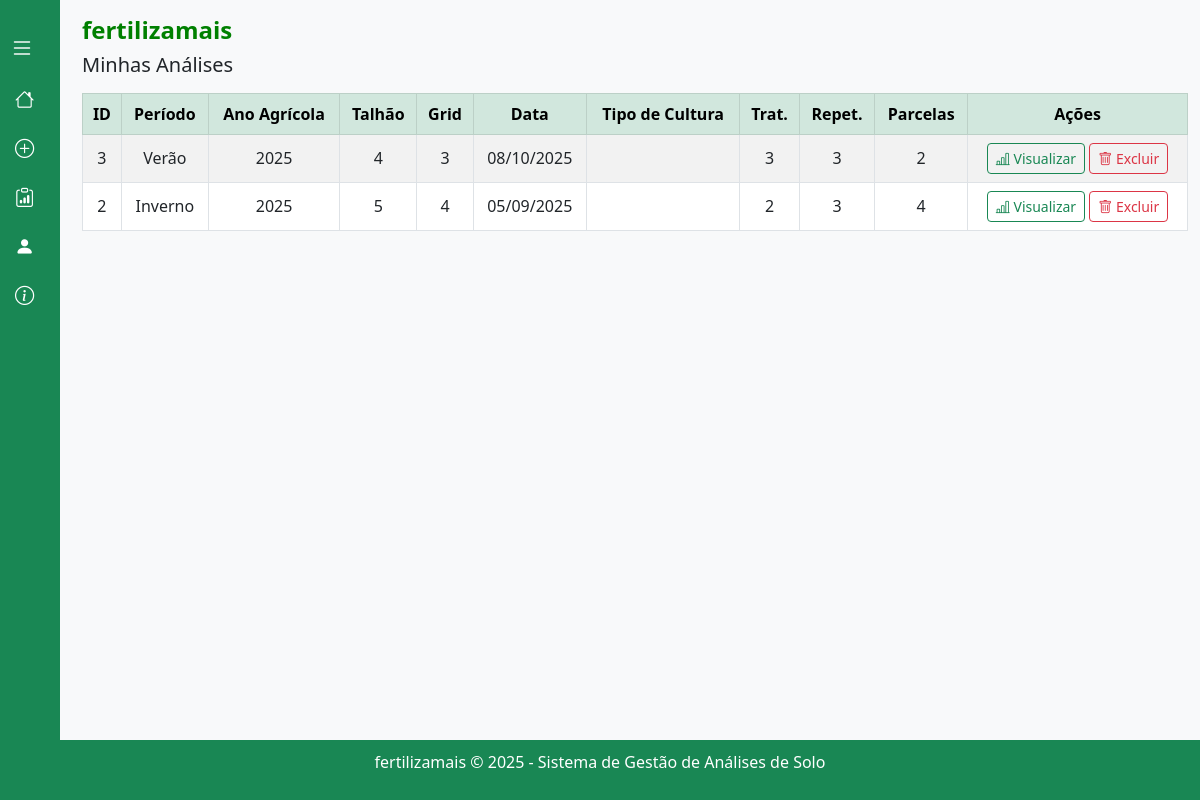
/analises.php (signed in), run on an earlier commit of the app's database.
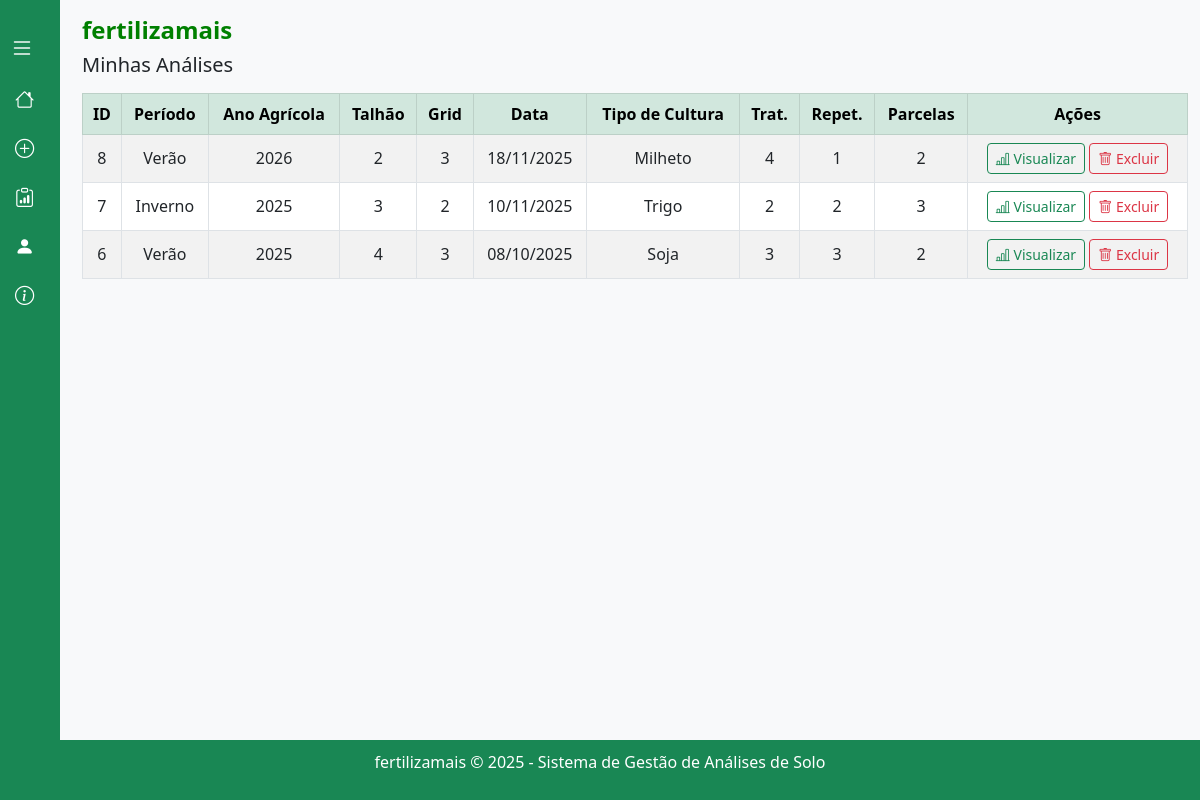
And on a later commit of the database.
### tables this page shows
CREATE TABLE analises (
    id INTEGER PRIMARY KEY AUTOINCREMENT,
    usuario TEXT,
    periodo TEXT,
    anoAgricola TEXT,
    talhao TEXT,
    grid TEXT,
    dataAnalise TEXT,
    numTratamentos INTEGER,
    numRepeticoes INTEGER,
    numParcelas INTEGER,
    -- Solo Antes
    argilaAntes TEXT,
    phH2OAntes TEXT,
    smpAntes TEXT,
    moAntes TEXT,
    pAntes TEXT,
    kAntes TEXT,
    mgAntes TEXT,
    alValorAntes TEXT,
    alAntes TEXT,
    caAntes TEXT,
    ctcAntes TEXT,
    mgkAntes TEXT,
    halAntes TEXT,
    camgAntes TEXT,
    cakAntes TEXT,
    cuAntes TEXT,
    sAntes TEXT,
    znAntes TEXT,
    mnAntes TEXT,
    bAntes TEXT,
    feAntes TEXT,
    ceAntes TEXT,
    -- Solo Depois
    argilaDepois TEXT,
    phH2ODepois TEXT,
    smpDepois TEXT,
    moDepois TEXT,
    pDepois TEXT,
    kDepois TEXT,
    mgDepois TEXT,
    alValorDepois TEXT,
    alDepois TEXT,
    caDepois TEXT,
    ctcDepois TEXT,
    mgkDepois TEXT,
    halDepois TEXT,
    camgDepois TEXT,
    cakDepois TEXT,
    cuDepois TEXT,
    sDepois TEXT,
    znDepois TEXT,
    mnDepois TEXT,
    bDepois TEXT,
    feDepois TEXT,
    ceDepois TEXT
, tipoCultura TEXT);

### analises.php (the view, shortened to what this page needs)
<?php
$db = new PDO("sqlite:fertilizaMais.db");
$usuario = $_SESSION['usuario'];
$stmt = $db->prepare("SELECT id, periodo, anoAgricola, talhao, tipoCultura, grid, dataAnalise, numTratamentos, numRepeticoes, numParcelas FROM analises WHERE usuario = ? ORDER BY id DESC");
$stmt->execute([$usuario]);
$analises = $stmt->fetchAll(PDO::FETCH_ASSOC);
?>
<!DOCTYPE html>
<html lang="pt-br">
<head>
    <link href="https://cdn.jsdelivr.net/npm/bootstrap@5.3.0/dist/css/bootstrap.min.css" rel="stylesheet">
    <link href="https://cdn.jsdelivr.net/npm/bootstrap-icons@1.10.0/font/bootstrap-icons.css" rel="stylesheet">
</head>
<body>
    <div class="sidebar" id="sidebar">
        <div class="sidebar-menu">
            <button class="toggle-btn" onclick="toggleSidebar()">
                <i class="bi bi-list"></i>
            </button>
            <a href="principal.php" class="sidebar-item">
                <i class="bi bi-house"></i>
            </a>
            <a href="index.php" class="sidebar-item">
                <i class="bi bi-plus-circle"></i>
            </a>
            <a href="analises.php" class="sidebar-item">
                <i class="bi bi-clipboard-data"></i>
            </a>
            <a href="usuarios.php" class="sidebar-item">
                <i class="bi bi-person-fill"></i>
            </a>
            <a href="#" class="sidebar-item" data-bs-toggle="modal" data-bs-target="#sobreModal">
                <i class="bi bi-info-circle"></i>
            </a>
        </div>
    </div>
<div class="container-fluid">
    <div class="py-3">
        <h4 class="logo">fertilizamais</h4>
        <h5 class="mb-3">Minhas Análises</h5>
        <?php if (count($analises) > 0): ?>
            <div class="table-responsive">
                 <table class="table table-bordered table-striped text-center align-middle">
                    <thead class="table-success">
                        <tr>
                            <th>ID</th>
                            <th>Período</th>
                            <th>Ano Agrícola</th>
                            <th>Talhão</th>
                            <th>Grid</th>
                            <th>Data</th>
                            <th>Tipo de Cultura</th>
                            <th>Trat.</th>
                            <th>Repet.</th>
                            <th>Parcelas</th>
                            <th>Ações</th>
                        </tr>
                    </thead>
                    <tbody>
                        <?php foreach ($analises as $a): ?>
                            <tr>
                                <td><?php echo $a['id']; ?></td>
                                <td><?php echo htmlspecialchars($a['periodo']); ?></td>
                                <td><?php echo htmlspecialchars($a['anoAgricola']); ?></td>
                                <td><?php echo htmlspecialchars($a['talhao']); ?></td>
                                <td><?php echo htmlspecialchars($a['grid']); ?></td>
                                <td><?php echo !empty($a['dataAnalise']) ? date('d/m/Y', strtotime($a['dataAnalise'])) : 'N/A'; ?></td>
                                <td><?php echo htmlspecialchars($a['tipoCultura']); ?></td>
                                <td><?php echo $a['numTratamentos']; ?></td>
                                <td><?php echo $a['numRepeticoes']; ?></td>
                                <td><?php echo $a['numParcelas']; ?></td>
                                <td class="text-center">
                                <a href="ver_analise.php?id=<?php echo $a['id']; ?>" class="btn btn-outline-success btn-sm">
                                <i class="bi bi-bar-chart-line"></i> Visualizar
                                </a>
                                <a href="analises.php?delete=<?php echo $a['id']; ?>" class="btn btn-outline-danger btn-sm"
                                onclick="return confirm('Tem certeza que deseja excluir esta análise?');">
                                <i class="bi bi-trash"></i> Excluir
                                </a>
                                </td>
                            </tr>
                        <?php endforeach; ?>
                    </tbody>
                </table>
            </div>
        <?php else: ?>
            <div class="alert alert-info">Nenhuma análise cadastrada ainda.</div>
        <?php endif; ?>
    </div>
</div>
<footer>
    <p>fertilizamais © 2025 - Sistema de Gestão de Análises de Solo</p>
</footer>
</body>
</html>

### analises.php (style rules this page uses)
:root { --primary-color: #198754; --secondary-color: #146c43; --light-bg: #f8f9fa; }
body { font-family: 'Segoe UI', system-ui, -apple-system, sans-serif; background-color: var(--light-bg); margin-left: 70px; transition: margin-left 0.3s; }
.sidebar { width: 60px; height: 100vh; position: fixed; left: 0; top: 0; background-color: var(--primary-color); color: white; transition: width 0.3s; overflow-x: hidden; z-index: 1000; }
.sidebar-menu { padding-top: 20px; }
.sidebar-item { padding: 10px 15px; color: white; text-decoration: none; display: flex; align-items: center; transition: background-color 0.3s; }
.sidebar-item i { margin-right: 10px; font-size: 1.2rem; min-width: 25px; }
.toggle-btn { background: none; border: none; color: white; font-size: 1.5rem; padding: 10px; cursor: pointer; width: 100%; text-align: left; }
.logo { font-weight: bold; color: green; font-size: 24px; }
footer { position: fixed; left: 0px; bottom: 0px; text-align: center; padding: 10px; background-color: #198754; color: #fff; font-size: 1rem; width: 100vw; }

What changed in the data, as far as the page shows it:
removed analises: id "3", periodo "Verão", anoAgricola "2025", talhao "4", grid "3", dataAnalise "08/10/2025", numTratamentos "3", numRepeticoes "3", numParcelas "2"
removed analises: id "2", periodo "Inverno", anoAgricola "2025", talhao "5", grid "4", dataAnalise "05/09/2025", numTratamentos "2", numRepeticoes "3", numParcelas "4"
added analises: id "8", periodo "Verão", anoAgricola "2026", talhao "2", grid "3", dataAnalise "18/11/2025", tipoCultura "Milheto", numTratamentos "4", numRepeticoes "1", numParcelas "2"
added analises: id "7", periodo "Inverno", anoAgricola "2025", talhao "3", grid "2", dataAnalise "10/11/2025", tipoCultura "Trigo", numTratamentos "2", numRepeticoes "2", numParcelas "3"
added analises: id "6", periodo "Verão", anoAgricola "2025", talhao "4", grid "3", dataAnalise "08/10/2025", tipoCultura "Soja", numTratamentos "3", numRepeticoes "3", numParcelas "2"
